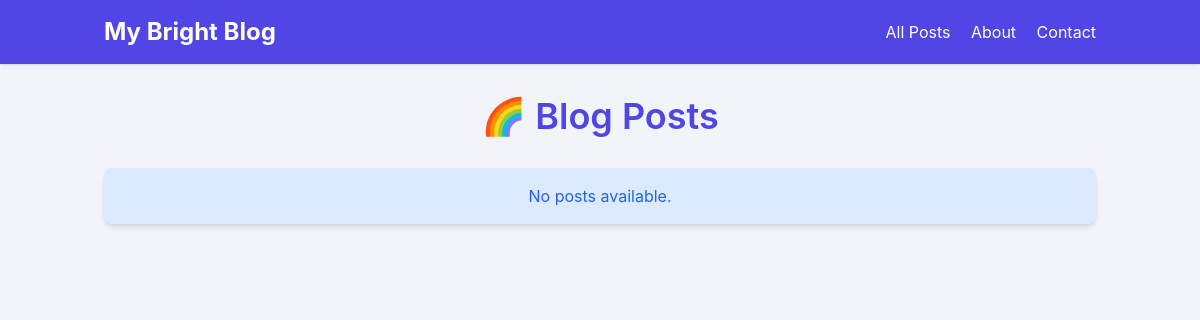
The app's page /posts/, older data.
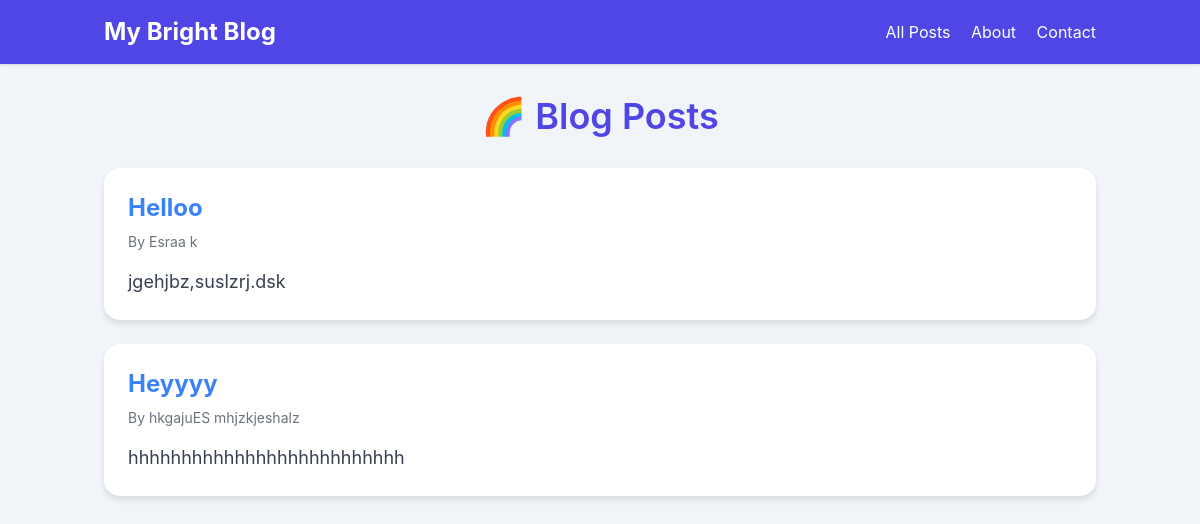
The same page, newer data.
### posts/models.py (models this page shows, shortened)
class Post(models.Model):
    title = models.CharField(max_length=100)
    image_url = models.CharField(max_length=255)
    content = models.TextField()
    author = models.ForeignKey("Author", on_delete=models.CASCADE, related_name='posts')

class Author(models.Model):
    first_name = models.CharField(max_length=200)
    last_name = models.CharField(max_length=200)
    phone_number = models.CharField(max_length=15)
    email =models.EmailField()
    def __str__(self):
        return f"{self.first_name} {self.last_name}"

### posts/views.py (the view)
# urls.py: path('', views.post_list, name='post_list'),
def post_list(request):
    posts = Post.objects.all()
    return render(request, 'posts/post_list.html', {'posts': posts})

### posts/templates/posts/post_list.html (shortened to what this page needs)
<!DOCTYPE html>
<html lang="en">
<head>
    <script src="https://cdn.tailwindcss.com"></script>
</head>
<body>
    {% include 'includes/header.html' %}
    <div class="container mx-auto px-4 py-8">
        <h1 class="text-4xl font-semibold text-center text-indigo-600 mb-8">🌈 Blog Posts</h1>
        <div class="space-y-6">
            {% for post in posts %}
                <div class="post-card p-6">
                    <div class="text-2xl font-bold text-blue-500 mb-2">
                        <a href="{% url 'post_detail' post.id %}" class="hover:underline">{{ post.title }}</a>
                    </div>
                    <div class="text-sm text-gray-500 mb-4">By {{ post.author }} </div>
                    <div class="text-gray-700">
                        <p class="text-lg">{{ post.content|truncatewords:20 }}</p>
                    </div>
                </div>
            {% empty %}
                <div class="text-center py-4 px-6 bg-blue-100 text-blue-600 rounded-lg shadow-md">
                    No posts available.
                </div>
            {% endfor %}
        </div>
    </div>
</body>
</html>

### posts/templates/includes/header.html
<header class="bg-indigo-600 text-white shadow">
    <div class="container mx-auto px-4 py-4 flex justify-between items-center">
        <h1 class="text-2xl font-bold">
            <a href="/" class="hover:text-indigo-200">My Bright Blog</a>
        </h1>
        <nav class="space-x-4">
            <a href="/posts/" class="hover:text-indigo-200">All Posts</a>
            <a href="#" class="hover:text-indigo-200">About</a>
            <a href="#" class="hover:text-indigo-200">Contact</a>
        </nav>
    </div>
</header>

### posts/templates/posts/post_list.html (style rules this page uses)
body { background: #f1f5f9; font-family: 'Inter', sans-serif; }
.post-card { background-color: #ffffff; border-radius: 1rem; box-shadow: 0 4px 6px rgba(0, 0, 0, 0.1); transition: transform 0.2s, box-shadow 0.2s; }

Row changes from the older to the newer data that the page shows:
added Post: title "Helloo", author "Esraa k", content "jgehjbz,suslzrj.dsk"
added Post: title "Heyyyy", author "hkgajuES mhjzkjeshalz", content "hhhhhhhhhhhhhhhhhhhhhhhhhh"
Text that changed along with them:
text no longer shown: "No posts available."
